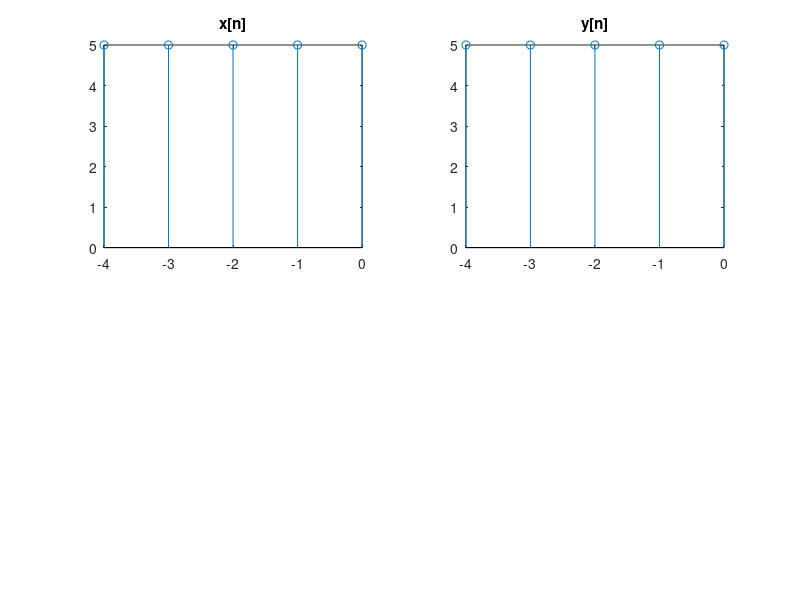

Write MATLAB code to recreate this figure. (Note: this script raises an error after producing the figure.)
clc;clear all;close all;

x = [];
y = [];
n = [];
m = [];
size1 = input("1.Sistemin eleman sayisini giriniz=");
for i=1:size1
    x(i) = input("Elemanlari giriniz=");
end
ref = input("Kacinci eleman 0 noktasındadir=");
for i=1:size1
    n(i) = i - ref;
end

size2 = input("2.Sistemin eleman sayisini giriniz=");
for i=1:size2
    y(i) = input("Elemanlari giriniz=");
end
ref = input("Kacinci eleman 0 noktasındadir=");
for i=1:size2
    m(i) = i - ref;
end

%% Değerleri ekrana yazdırmak
subplot(2,2,1)
stem(n,x),title('x[n]');
subplot(2,2,2)
stem(m,y),title('y[n]');
mycon = myConv(x,y);
for i=1:1:(size1+size2-1)
    label(i) = n(1)+i-1;
end
subplot(2,2,3); 
stem(label,mycon),title("My Convolution");
conhazir = conv(x,y);
subplot(2,2,4)
stem(label,conhazir),title("Internet Convolution");
fprintf('x =');
disp(x);
fprintf('y =');
disp(y);
fprintf('My convolution = ');
disp(mycon);
fprintf('Internet Convolution = ');
disp(conhazir);

pause(5);

%% 5 Saniye Ses kaydetme
recObj = audiorecorder; %% kayıt başlatma nesnesi
disp('Start speaking.'); %% ekrana mesaj
recordblocking(recObj, 5); %% kayıt işlemi
disp('End of Recording.'); %% ekrana mesaj
x1 = getaudiodata(recObj); %% kaydedilen sesi x değişkenine saklama

%% 10 Saniye Ses kaydetme
recObj = audiorecorder; %% kayıt başlatma nesnesi
disp('Start speaking.'); %% ekrana mesaj
recordblocking(recObj, 10); %% kayıt işlemi
disp('End of Recording.'); %% ekrana mesaj
x2 = getaudiodata(recObj); %% kaydedilen sesi x değişkenine saklama

h = zeros(1,1000);
h(1) = 1;h(401) = 0.4; h(801) = 0.4;

my_y1 = myConv(x1,h);
my_y2 = myConv(x2,h);
y1 = conv(x1,h);
y2 = conv(x2,h);

%% Sesleri dışa verme
sound(x1);
pause(6);
sound(x2);
pause(11);
sound(my_y1);
pause(6);
sound(my_y2);
pause(11);
sound(y1);
pause(6);
sound(y2);

%% Konvolüsyon Fonksiyonu
function con = myConv(x,y)

N = length(x);
M = length(y);

if N >= M

    for i=1:N+M-1
        con(i) = 0;
        for j=i:-1:1
            if (j <= N && i-j+1 <= M)
               con(i) = con(i) + x(j)*y(i-j+1);
            else
              con(i) = con(i) + 0;
            end
        end
    end
else 
     for i=1:N+M-1
        con(i) = 0;
        for j=i:-1:1
            if (j <= M && i-j+1 <= N)
               con(i) = con(i) + y(j)*x(i-j+1);
            else
              con(i) = con(i) + 0;
            end
        end
    end
    
end
end